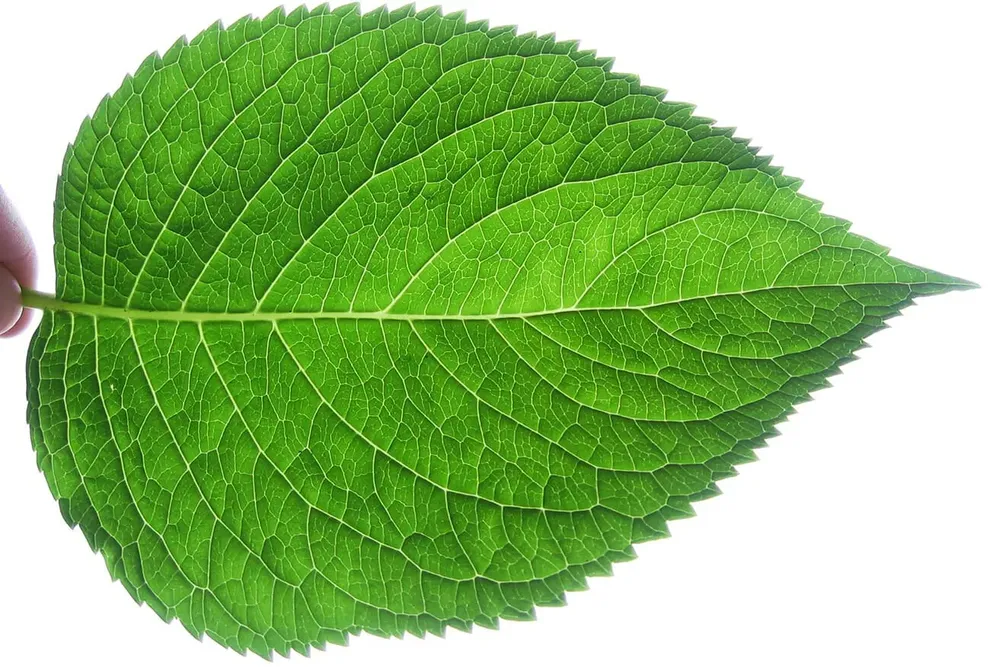
#> input picture images/leaf.webp, 1000 x 667 px, shrunk from 1313 x 876 before the run
$ jupyter execute SURF.ipynb
#> lines starting #> are read from the running program, lines starting #| are printed output that depends on the picture
[cell 1]
import matplotlib.pyplot as plt
import cv2
import os

[cell 2]
image_path = os.path.join("..", "images", "leaf.webp")
image = cv2.imread(image_path)
#> image is the input picture: shape (667, 1000, 3); mean B, G, R 119, 190.4, 146.9
gray_image = cv2.cvtColor(image, cv2.COLOR_BGR2GRAY)
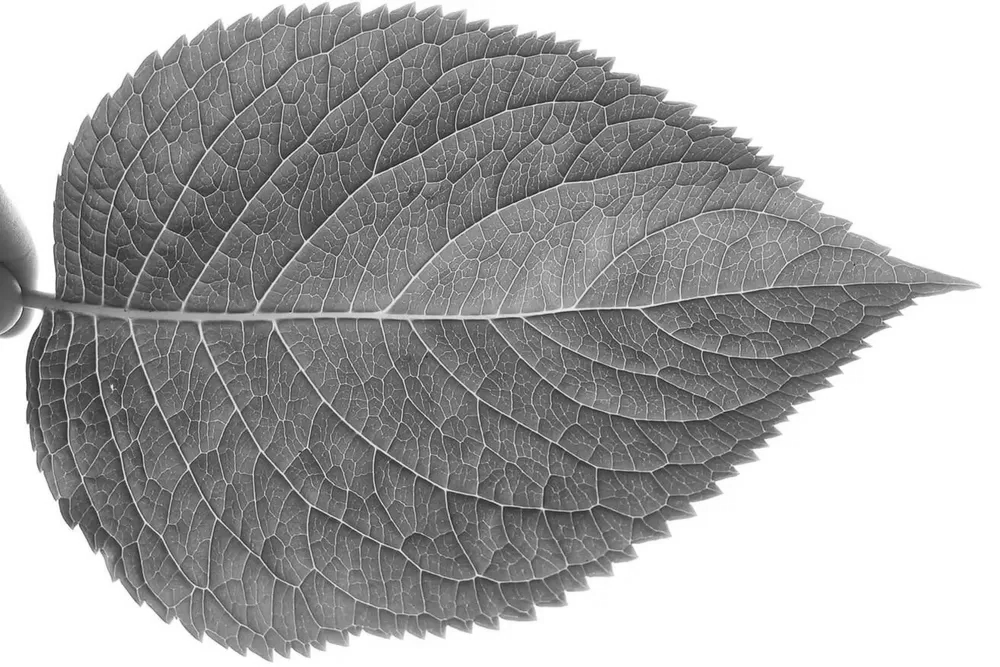
#> gray_image: shape (667, 1000); min 27, max 255, mean 169.3

[cell 3]
def show_image(img,title,cmap=None):
    plt.figure(figsize=(3,3))
    plt.imshow(img,cmap=cmap)
    plt.title(title)
    plt.axis("off")
    plt.show()

[cell 4]
show_image(gray_image,"Gray image",cmap="gray")

[cell 5]
orb=cv2.ORB_create(nfeatures=1000)
keypoints,descriptors=orb.detectAndCompute(gray_image,None)
#> keypoints = 1000 keypoints; strongest (x, y, size): (313, 508, 31), (504, 507, 31), (376, 173, 31), (378, 451, 31)
orb_img=cv2.drawKeypoints(gray_image,keypoints,descriptors,None)
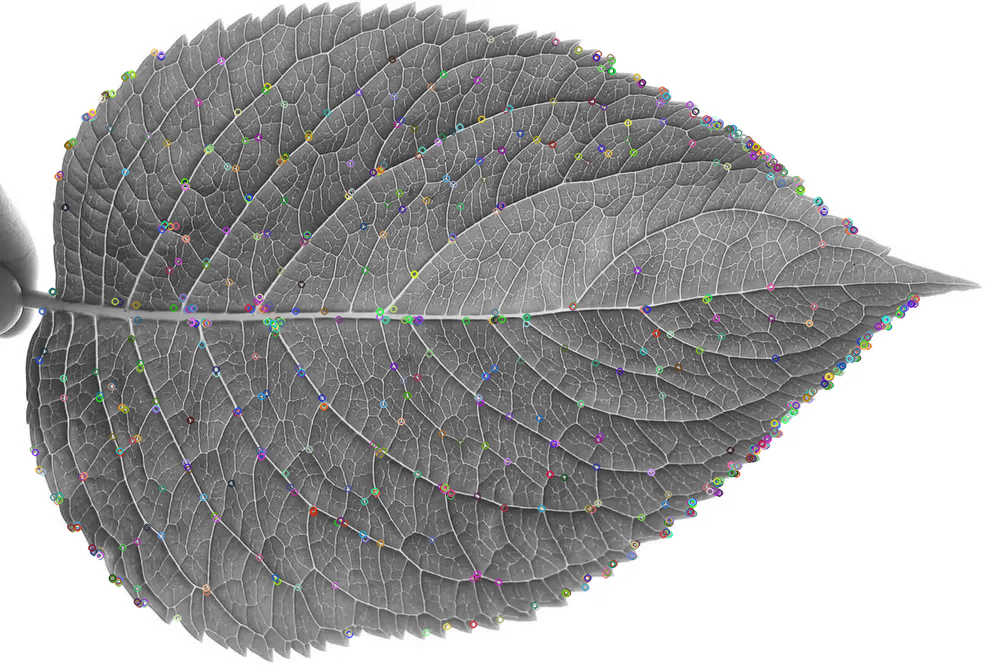
#> orb_img: shape (667, 1000, 3); mean of channels 0, 1, 2 168.8, 168.8, 168.8; drawn as B, G, R

[cell 6]
show_image(orb_img,"SURF",cmap="gray")

$ run again, with images/messi.webp copied over images/leaf.webp
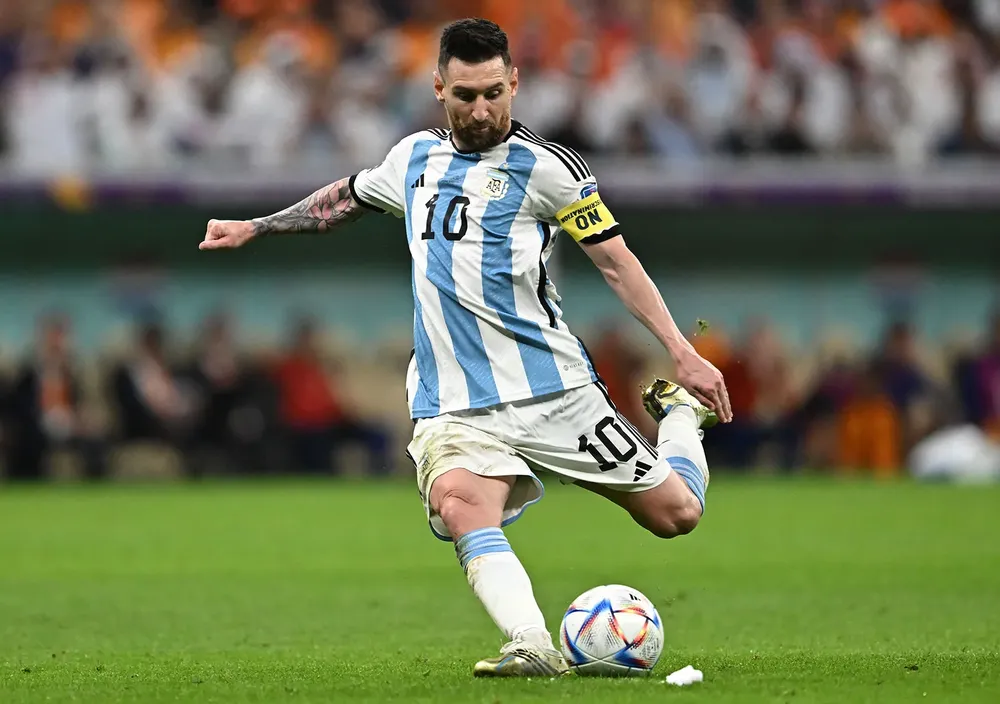
#> input picture images/messi.webp, 1000 x 704 px, shrunk from 1600 x 1126 before the run
#> image is the input picture: shape (704, 1000, 3); mean B, G, R 85.3, 117.1, 110.1
#> `gray_image = cv2.cvtColor(image, cv2.COLOR_BGR2GRAY)`:
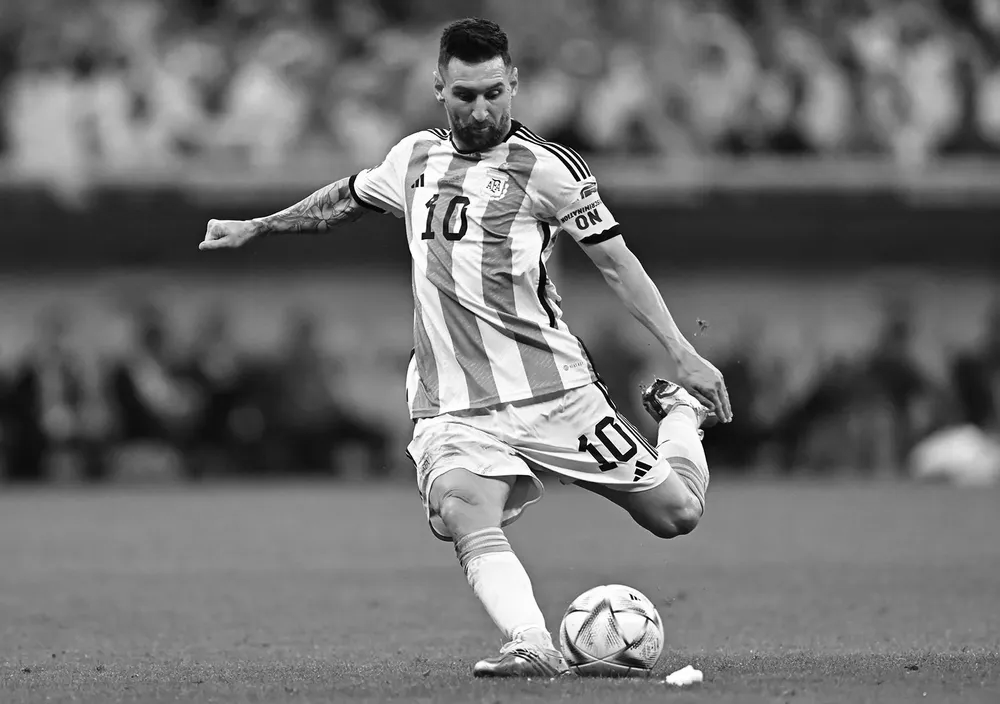
#> gray_image: shape (704, 1000); min 0, max 255, mean 111.4
#> keypoints = 1000 keypoints; strongest (x, y, size): (636, 480, 31), (448, 132, 31), (636, 479, 37.2), (644, 473, 31)
#> `orb_img=cv2.drawKeypoints(gray_image,keypoints,descriptors,None)`:
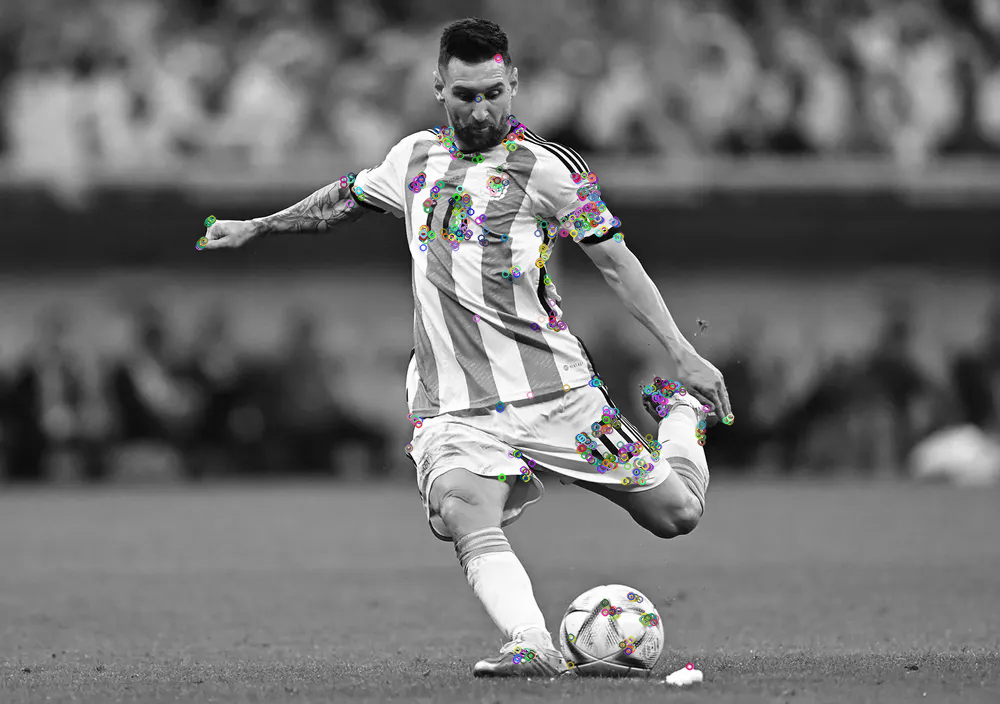
#> orb_img: shape (704, 1000, 3); mean of channels 0, 1, 2 111.1, 111.1, 111.1; drawn as B, G, R
